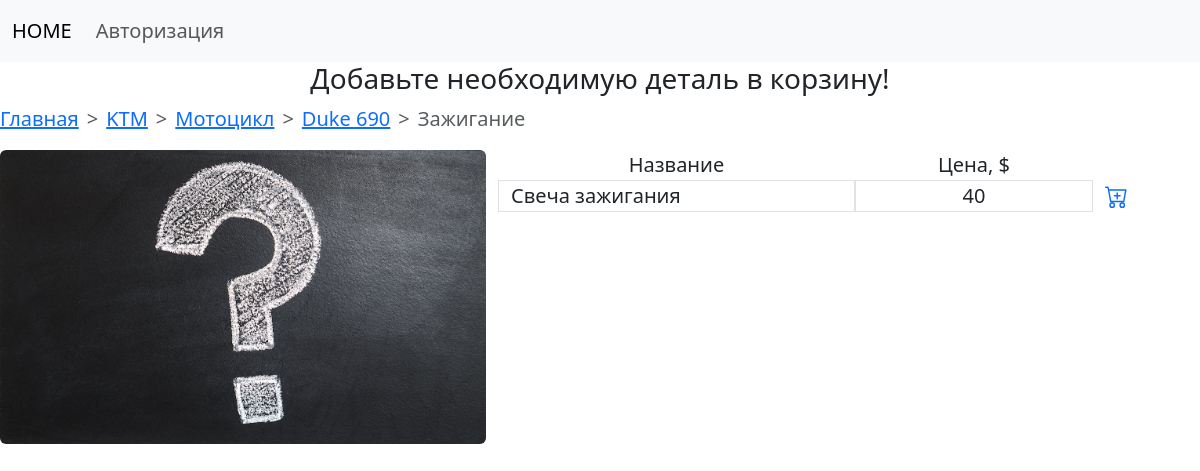
The page /KTM/6/type/2/model/Duke 690/6/element/Зажигание/1/part on the database its author committed.
### app/models.py (models this page shows, shortened)
class Brand(Base):
    __tablename__ = 'brand'
    id = Column(Integer, primary_key=True)
    brand_name = Column(String(30))
    parent = relationship('Model', back_populates='brand')

class Type(Base):
    __tablename__ = 'type'
    id = Column(Integer, primary_key=True)
    type_name = Column(String)
    parent = relationship('Model', back_populates='type')

class Model(Base):
    __tablename__ = 'model'
    id = Column(Integer, primary_key=True)
    model_name = Column(String)
    brand_id = Column(Integer, ForeignKey('brand.id'), nullable=False)
    brand = relationship('Brand', back_populates="parent")
    type_id = Column(Integer, ForeignKey('type.id'), nullable=False)
    type = relationship('Type', back_populates="parent")
    parent = relationship('Part', back_populates='model')
    image_id = Column(Integer, ForeignKey('element_image.id'))

class Element(Base):
    __tablename__ = 'element'
    id = Column(Integer, primary_key=True)
    element_name = Column(String)
    parent = relationship('Part', back_populates='element')
    image_id = Column(Integer, ForeignKey('element_image.id'))

class Part(Base):
    __tablename__ = 'part'
    id = Column(Integer, primary_key=True)
    part_number = Column(String)
    description = Column(String)  # полное название детали
    price = Column(Integer)
    amount = Column(Integer)
    model_id = Column(Integer, ForeignKey('model.id'),  nullable=False)
    model = relationship('Model', back_populates="parent")
    element_id = Column(Integer, ForeignKey('element.id'), nullable=False)
    element = relationship('Element', back_populates="parent")
    parent = relationship('Basket', back_populates='part')   # переделать

### app/main/routes.py (the view)
@bp.get('/<brand_name>/<brand_id>/type/<type_id>/model/<model_name>/<model_id>/element/<element_name>/<element_id>/part')
def part(brand_name, brand_id, type_id, model_name, model_id, element_name, element_id):
    parts = session.query(Part).filter_by(model_id=model_id).filter_by(element_id=element_id)
    image = session.query(ElementImage).join(Element).join(Model).filter(Element.id == element_id).filter(Model.id == model_id).first()
    if image is None:
        image = 'element_images/default.jpeg'
    else:
        image = image.url
    return render_template('main/part.html', parts=parts, image=image)

### app/templates/main/part.html (shortened to what this page needs)
{% extends "base.html" %}
{% block content %}
<h3 class="text-center">Добавьте необходимую деталь в корзину!</h3>
{% set part = parts[0] %}
    <nav style="--bs-breadcrumb-divider: '>';" aria-label="breadcrumb">
        <ol class="breadcrumb">
          <li class="breadcrumb-item"><a href="{{ url_for('main.index') }}">Главная</a></li>
          <li class="breadcrumb-item"><a href="{{ url_for('main.type', brand_id=part.model.brand_id, brand_name=part.model.brand.brand_name) }}">{{ part.model.brand.brand_name }}</a></li>
          <li class="breadcrumb-item"><a href="{{ url_for('main.model', brand_id=part.model.brand_id, brand_name=part.model.brand.brand_name, type_id=part.model.type_id) }}">{{ part.model.type.type_name }}</a></li>
          <li class="breadcrumb-item"><a href="{{ url_for('main.element', brand_name=part.model.brand.brand_name, brand_id=part.model.brand_id, type_id=part.model.type_id, model_name=part.model.model_name, model_id=part.model_id) }}">{{ part.model.model_name }}</a></li>
          <li class="breadcrumb-item active" aria-current="page">{{ part.element.element_name }}</li>
          </ol>
      </nav>
<div class="cobtainer-fluid">
    <div class="row">
        <div class="col-sm-5">
            <img src="{{ url_for('static', filename=image) }}" class="img-fluid rounded-2" alt="Тут картинка">
        </div>
        <div class="col">
            <div class="row text-center">
                <div class="col-6">
                    Название
                </div>
                <div class="col-4">
                    Цена, $
                </div>
            </div>
                {% for part in parts %}
                <div class="row">
                    <div class="col-6 border text-left">
                        {{ part.description }}
                    </div>
                    <div class="col-4 border text-center">
                        {{ part.price }}
                    </div>
                    <div class="col-2 text-left">
                        <a href="{{ url_for('main.addToBasket', part_id=part.id) }}">
                        </a>
                    </div>
                </div>
                {% endfor %}
        </div>
    </div>
</div>
    {% endblock %}

### rows shown on the page
Brand: model.brand.brand_name "KTM"
Type: model.type.type_name "Мотоцикл"
Model: model.model_name "Duke 690"
Element: element.element_name "Зажигание"
Part: description "Свеча зажигания", price "40"
